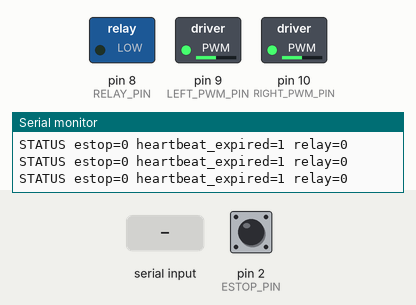
This program was run on a simulated Teensy 4. Parts: switched loads named in the program (green lamp = pin HIGH), the last lines printed to the serial monitor. Inputs (shaded band) come from the test bench; at power-on: pin 2 (ESTOP_PIN) HIGH.

Above: at 1.2 s.
1.3 s: "HB\n" received over Serial
At 1.42 s:
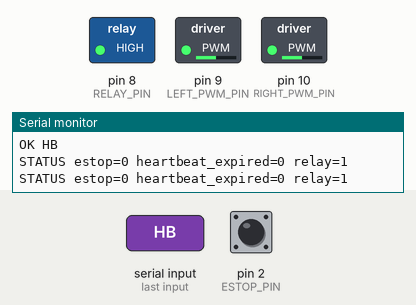
3.0 s: "HB 1\n" received over Serial
4.5 s: "PWM 90\n" received over Serial
Timing chart, 0 to 7.5 s (numbered marks = the images above; inputs shaded):
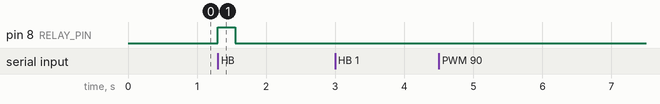

The program:

main.cpp
```cpp
#include <Arduino.h>

constexpr uint8_t ESTOP_PIN = 2;
constexpr uint8_t RELAY_PIN = 8;
constexpr uint8_t LEFT_PWM_PIN = 9;
constexpr uint8_t RIGHT_PWM_PIN = 10;
constexpr unsigned long HEARTBEAT_TIMEOUT_MS = 250;
constexpr int PWM_NEUTRAL = 127;

unsigned long lastHeartbeatMs = 0;
bool hostReady = false;

void setMotorNeutral() {
  analogWrite(LEFT_PWM_PIN, PWM_NEUTRAL);
  analogWrite(RIGHT_PWM_PIN, PWM_NEUTRAL);
}

bool estopActive() {
  return digitalRead(ESTOP_PIN) == LOW;
}

bool heartbeatExpired() {
  return !hostReady || (millis() - lastHeartbeatMs) > HEARTBEAT_TIMEOUT_MS;
}

void setRelaySafe(bool enabled) {
  digitalWrite(RELAY_PIN, enabled ? HIGH : LOW);
}

void handleSerialCommand(String command) {
  command.trim();
  if (command == "HB") {
    hostReady = true;
    lastHeartbeatMs = millis();
    Serial.println("OK HB");
    return;
  }
  if (command.startsWith("PWM ")) {
    int split = command.indexOf(' ', 4);
    if (split < 0) {
      Serial.println("ERR PWM");
      return;
    }
    int left = constrain(command.substring(4, split).toInt(), 0, 255);
    int right = constrain(command.substring(split + 1).toInt(), 0, 255);
    if (estopActive() || heartbeatExpired()) {
      setMotorNeutral();
      Serial.println("ERR SAFE");
      return;
    }
    analogWrite(LEFT_PWM_PIN, left);
    analogWrite(RIGHT_PWM_PIN, right);
    Serial.println("OK PWM");
    return;
  }
  Serial.println("ERR UNKNOWN");
}

void setup() {
  pinMode(ESTOP_PIN, INPUT_PULLUP);
  pinMode(RELAY_PIN, OUTPUT);
  pinMode(LEFT_PWM_PIN, OUTPUT);
  pinMode(RIGHT_PWM_PIN, OUTPUT);
  setMotorNeutral();
  setRelaySafe(false);
  Serial.begin(115200);
}

void loop() {
  if (Serial.available() > 0) {
    handleSerialCommand(Serial.readStringUntil('\n'));
  }

  bool safe = !estopActive() && !heartbeatExpired();
  if (!safe) {
    setMotorNeutral();
  }
  setRelaySafe(safe);

  static unsigned long lastReportMs = 0;
  if (millis() - lastReportMs > 100) {
    lastReportMs = millis();
    Serial.print("STATUS estop=");
    Serial.print(estopActive() ? 1 : 0);
    Serial.print(" heartbeat_expired=");
    Serial.print(heartbeatExpired() ? 1 : 0);
    Serial.print(" relay=");
    Serial.println(safe ? 1 : 0);
  }
}
```

Measured:
- after the input at 1.3 s, pin 8 (RELAY_PIN): LOW → HIGH at once, → LOW 0.25 s later
